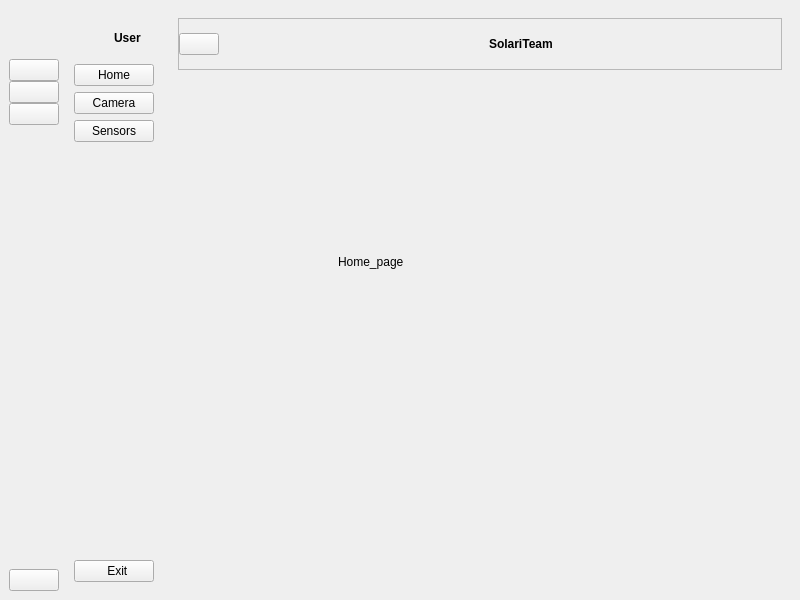
<?xml version="1.0" encoding="UTF-8"?>
<ui version="4.0">
 <class>MainWindow</class>
 <widget class="QMainWindow" name="MainWindow">
  <property name="geometry">
   <rect>
    <x>0</x>
    <y>0</y>
    <width>800</width>
    <height>600</height>
   </rect>
  </property>
  <property name="windowTitle">
   <string>MainWindow</string>
  </property>
  <widget class="QWidget" name="centralwidget">
   <layout class="QGridLayout" name="gridLayout">
    <item row="0" column="0">
     <widget class="QWidget" name="icon_only_widget" native="true">
      <layout class="QVBoxLayout" name="verticalLayout_4">
       <property name="spacing">
        <number>0</number>
       </property>
       <property name="leftMargin">
        <number>0</number>
       </property>
       <property name="topMargin">
        <number>0</number>
       </property>
       <property name="rightMargin">
        <number>0</number>
       </property>
       <property name="bottomMargin">
        <number>0</number>
       </property>
       <item>
        <layout class="QHBoxLayout" name="horizontalLayout_2">
         <item>
          <widget class="QLabel" name="user_icon">
           <property name="minimumSize">
            <size>
             <width>50</width>
             <height>50</height>
            </size>
           </property>
           <property name="maximumSize">
            <size>
             <width>50</width>
             <height>50</height>
            </size>
           </property>
           <property name="text">
            <string/>
           </property>
           <property name="pixmap">
            <pixmap resource="resource_icon.qrc">:/icons/icons/user.svg</pixmap>
           </property>
           <property name="scaledContents">
            <bool>true</bool>
           </property>
          </widget>
         </item>
        </layout>
       </item>
       <item>
        <layout class="QVBoxLayout" name="verticalLayout">
         <item>
          <widget class="QPushButton" name="home_button">
           <property name="text">
            <string/>
           </property>
           <property name="icon">
            <iconset resource="resource_icon.qrc">
             <normaloff>:/icons/icons/home.svg</normaloff>:/icons/icons/home.svg</iconset>
           </property>
           <property name="iconSize">
            <size>
             <width>20</width>
             <height>20</height>
            </size>
           </property>
           <property name="checkable">
            <bool>true</bool>
           </property>
           <property name="autoExclusive">
            <bool>true</bool>
           </property>
          </widget>
         </item>
         <item>
          <widget class="QPushButton" name="camera_button">
           <property name="text">
            <string/>
           </property>
           <property name="icon">
            <iconset resource="resource_icon.qrc">
             <normaloff>:/icons/icons/airplay.svg</normaloff>:/icons/icons/airplay.svg</iconset>
           </property>
           <property name="iconSize">
            <size>
             <width>20</width>
             <height>20</height>
            </size>
           </property>
           <property name="checkable">
            <bool>true</bool>
           </property>
           <property name="autoExclusive">
            <bool>true</bool>
           </property>
          </widget>
         </item>
         <item>
          <widget class="QPushButton" name="sensors_button">
           <property name="text">
            <string/>
           </property>
           <property name="icon">
            <iconset resource="resource_icon.qrc">
             <normaloff>:/icons/icons/activity.svg</normaloff>:/icons/icons/activity.svg</iconset>
           </property>
           <property name="iconSize">
            <size>
             <width>20</width>
             <height>20</height>
            </size>
           </property>
           <property name="checkable">
            <bool>true</bool>
           </property>
           <property name="autoExclusive">
            <bool>true</bool>
           </property>
          </widget>
         </item>
        </layout>
       </item>
       <item>
        <spacer name="verticalSpacer">
         <property name="orientation">
          <enum>Qt::Vertical</enum>
         </property>
         <property name="sizeHint" stdset="0">
          <size>
           <width>20</width>
           <height>409</height>
          </size>
         </property>
        </spacer>
       </item>
       <item>
        <widget class="QPushButton" name="exit_btn">
         <property name="text">
          <string/>
         </property>
         <property name="icon">
          <iconset resource="resource_icon.qrc">
           <normaloff>:/icons/icons/x-circle.svg</normaloff>:/icons/icons/x-circle.svg</iconset>
         </property>
         <property name="iconSize">
          <size>
           <width>20</width>
           <height>20</height>
          </size>
         </property>
         <property name="checkable">
          <bool>true</bool>
         </property>
         <property name="autoExclusive">
          <bool>true</bool>
         </property>
        </widget>
       </item>
      </layout>
     </widget>
    </item>
    <item row="0" column="1">
     <widget class="QWidget" name="full_menu_widget" native="true">
      <layout class="QVBoxLayout" name="verticalLayout_5">
       <item>
        <layout class="QHBoxLayout" name="horizontalLayout">
         <property name="spacing">
          <number>0</number>
         </property>
         <item>
          <widget class="QLabel" name="user_text_img">
           <property name="minimumSize">
            <size>
             <width>40</width>
             <height>40</height>
            </size>
           </property>
           <property name="maximumSize">
            <size>
             <width>50</width>
             <height>50</height>
            </size>
           </property>
           <property name="text">
            <string/>
           </property>
           <property name="pixmap">
            <pixmap resource="resource_icon.qrc">:/icons/icons/user.svg</pixmap>
           </property>
           <property name="scaledContents">
            <bool>true</bool>
           </property>
          </widget>
         </item>
         <item>
          <widget class="QLabel" name="user_text">
           <property name="maximumSize">
            <size>
             <width>50</width>
             <height>50</height>
            </size>
           </property>
           <property name="font">
            <font>
             <bold>true</bold>
            </font>
           </property>
           <property name="text">
            <string>User</string>
           </property>
          </widget>
         </item>
        </layout>
       </item>
       <item>
        <layout class="QVBoxLayout" name="verticalLayout_2">
         <item>
          <widget class="QPushButton" name="home_with_text_btn">
           <property name="text">
            <string>Home</string>
           </property>
           <property name="icon">
            <iconset resource="resource_icon.qrc">
             <normaloff>:/icons/icons/home.svg</normaloff>:/icons/icons/home.svg</iconset>
           </property>
           <property name="checkable">
            <bool>true</bool>
           </property>
           <property name="autoExclusive">
            <bool>true</bool>
           </property>
          </widget>
         </item>
         <item>
          <widget class="QPushButton" name="camera_with_text_btn">
           <property name="text">
            <string>Camera</string>
           </property>
           <property name="icon">
            <iconset resource="resource_icon.qrc">
             <normaloff>:/icons/icons/airplay.svg</normaloff>:/icons/icons/airplay.svg</iconset>
           </property>
           <property name="checkable">
            <bool>true</bool>
           </property>
           <property name="autoExclusive">
            <bool>true</bool>
           </property>
          </widget>
         </item>
         <item>
          <widget class="QPushButton" name="sensors_with_text_btn">
           <property name="text">
            <string>Sensors</string>
           </property>
           <property name="icon">
            <iconset resource="resource_icon.qrc">
             <normaloff>:/icons/icons/activity.svg</normaloff>:/icons/icons/activity.svg</iconset>
           </property>
           <property name="checkable">
            <bool>true</bool>
           </property>
           <property name="autoExclusive">
            <bool>true</bool>
           </property>
          </widget>
         </item>
        </layout>
       </item>
       <item>
        <spacer name="verticalSpacer_2">
         <property name="orientation">
          <enum>Qt::Vertical</enum>
         </property>
         <property name="sizeHint" stdset="0">
          <size>
           <width>20</width>
           <height>387</height>
          </size>
         </property>
        </spacer>
       </item>
       <item>
        <widget class="QPushButton" name="exit_with_text_btn">
         <property name="text">
          <string>  Exit</string>
         </property>
         <property name="icon">
          <iconset resource="resource_icon.qrc">
           <normaloff>:/icons/icons/x-circle.svg</normaloff>:/icons/icons/x-circle.svg</iconset>
         </property>
         <property name="checkable">
          <bool>true</bool>
         </property>
         <property name="autoExclusive">
          <bool>true</bool>
         </property>
        </widget>
       </item>
      </layout>
     </widget>
    </item>
    <item row="0" column="2">
     <widget class="QWidget" name="widget_3" native="true">
      <layout class="QVBoxLayout" name="verticalLayout_6">
       <item>
        <widget class="QFrame" name="frame">
         <property name="frameShape">
          <enum>QFrame::StyledPanel</enum>
         </property>
         <property name="frameShadow">
          <enum>QFrame::Raised</enum>
         </property>
         <layout class="QHBoxLayout" name="horizontalLayout_3">
          <property name="spacing">
           <number>0</number>
          </property>
          <property name="leftMargin">
           <number>0</number>
          </property>
          <property name="topMargin">
           <number>0</number>
          </property>
          <property name="bottomMargin">
           <number>0</number>
          </property>
          <item>
           <widget class="QPushButton" name="menu_ac_kapa_btn">
            <property name="text">
             <string/>
            </property>
            <property name="icon">
             <iconset resource="resource_icon.qrc">
              <normaloff>:/icons/icons/align-justify.svg</normaloff>:/icons/icons/align-justify.svg</iconset>
            </property>
            <property name="checkable">
             <bool>true</bool>
            </property>
            <property name="autoExclusive">
             <bool>true</bool>
            </property>
           </widget>
          </item>
          <item>
           <spacer name="horizontalSpacer_3">
            <property name="orientation">
             <enum>Qt::Horizontal</enum>
            </property>
            <property name="sizeHint" stdset="0">
             <size>
              <width>214</width>
              <height>20</height>
             </size>
            </property>
           </spacer>
          </item>
          <item>
           <widget class="QLabel" name="solari_text_icon">
            <property name="minimumSize">
             <size>
              <width>50</width>
              <height>50</height>
             </size>
            </property>
            <property name="maximumSize">
             <size>
              <width>60</width>
              <height>60</height>
             </size>
            </property>
            <property name="text">
             <string/>
            </property>
            <property name="pixmap">
             <pixmap resource="resource_icon.qrc">:/icons/icons/system-customer-service-line-svgrepo-com.svg</pixmap>
            </property>
            <property name="scaledContents">
             <bool>true</bool>
            </property>
           </widget>
          </item>
          <item>
           <widget class="QLabel" name="solari_text_ana">
            <property name="font">
             <font>
              <bold>true</bold>
             </font>
            </property>
            <property name="text">
             <string>SolariTeam</string>
            </property>
           </widget>
          </item>
          <item>
           <spacer name="horizontalSpacer_4">
            <property name="orientation">
             <enum>Qt::Horizontal</enum>
            </property>
            <property name="sizeHint" stdset="0">
             <size>
              <width>214</width>
              <height>20</height>
             </size>
            </property>
           </spacer>
          </item>
         </layout>
        </widget>
       </item>
       <item>
        <widget class="QStackedWidget" name="stackedWidget">
         <widget class="QWidget" name="home">
          <widget class="QLabel" name="label_2">
           <property name="geometry">
            <rect>
             <x>160</x>
             <y>140</y>
             <width>231</width>
             <height>91</height>
            </rect>
           </property>
           <property name="text">
            <string>Home_page</string>
           </property>
          </widget>
         </widget>
         <widget class="QWidget" name="camera">
          <widget class="QLabel" name="label">
           <property name="geometry">
            <rect>
             <x>140</x>
             <y>70</y>
             <width>291</width>
             <height>261</height>
            </rect>
           </property>
           <property name="text">
            <string>CAMERA_PAGE</string>
           </property>
          </widget>
         </widget>
         <widget class="QWidget" name="sensors">
          <widget class="QLabel" name="label_3">
           <property name="geometry">
            <rect>
             <x>190</x>
             <y>110</y>
             <width>191</width>
             <height>221</height>
            </rect>
           </property>
           <property name="text">
            <string>Sensor_page</string>
           </property>
          </widget>
         </widget>
        </widget>
       </item>
      </layout>
     </widget>
    </item>
   </layout>
  </widget>
 </widget>
 <resources>
  <include location="resource_icon.qrc"/>
 </resources>
 <connections>
  <connection>
   <sender>menu_ac_kapa_btn</sender>
   <signal>toggled(bool)</signal>
   <receiver>icon_only_widget</receiver>
   <slot>setVisible(bool)</slot>
   <hints>
    <hint type="sourcelabel">
     <x>205</x>
     <y>45</y>
    </hint>
    <hint type="destinationlabel">
     <x>37</x>
     <y>374</y>
    </hint>
   </hints>
  </connection>
  <connection>
   <sender>menu_ac_kapa_btn</sender>
   <signal>toggled(bool)</signal>
   <receiver>full_menu_widget</receiver>
   <slot>setHidden(bool)</slot>
   <hints>
    <hint type="sourcelabel">
     <x>187</x>
     <y>59</y>
    </hint>
    <hint type="destinationlabel">
     <x>142</x>
     <y>315</y>
    </hint>
   </hints>
  </connection>
  <connection>
   <sender>home_button</sender>
   <signal>toggled(bool)</signal>
   <receiver>home_with_text_btn</receiver>
   <slot>setChecked(bool)</slot>
   <hints>
    <hint type="sourcelabel">
     <x>39</x>
     <y>71</y>
    </hint>
    <hint type="destinationlabel">
     <x>105</x>
     <y>73</y>
    </hint>
   </hints>
  </connection>
  <connection>
   <sender>camera_button</sender>
   <signal>toggled(bool)</signal>
   <receiver>camera_with_text_btn</receiver>
   <slot>setChecked(bool)</slot>
   <hints>
    <hint type="sourcelabel">
     <x>40</x>
     <y>112</y>
    </hint>
    <hint type="destinationlabel">
     <x>95</x>
     <y>110</y>
    </hint>
   </hints>
  </connection>
  <connection>
   <sender>sensors_button</sender>
   <signal>toggled(bool)</signal>
   <receiver>sensors_with_text_btn</receiver>
   <slot>setChecked(bool)</slot>
   <hints>
    <hint type="sourcelabel">
     <x>44</x>
     <y>140</y>
    </hint>
    <hint type="destinationlabel">
     <x>95</x>
     <y>138</y>
    </hint>
   </hints>
  </connection>
  <connection>
   <sender>home_with_text_btn</sender>
   <signal>toggled(bool)</signal>
   <receiver>home_button</receiver>
   <slot>setChecked(bool)</slot>
   <hints>
    <hint type="sourcelabel">
     <x>88</x>
     <y>85</y>
    </hint>
    <hint type="destinationlabel">
     <x>47</x>
     <y>82</y>
    </hint>
   </hints>
  </connection>
  <connection>
   <sender>camera_with_text_btn</sender>
   <signal>toggled(bool)</signal>
   <receiver>camera_button</receiver>
   <slot>setChecked(bool)</slot>
   <hints>
    <hint type="sourcelabel">
     <x>123</x>
     <y>116</y>
    </hint>
    <hint type="destinationlabel">
     <x>37</x>
     <y>109</y>
    </hint>
   </hints>
  </connection>
  <connection>
   <sender>sensors_with_text_btn</sender>
   <signal>toggled(bool)</signal>
   <receiver>sensors_button</receiver>
   <slot>setChecked(bool)</slot>
   <hints>
    <hint type="sourcelabel">
     <x>115</x>
     <y>144</y>
    </hint>
    <hint type="destinationlabel">
     <x>47</x>
     <y>146</y>
    </hint>
   </hints>
  </connection>
 </connections>
</ui>
